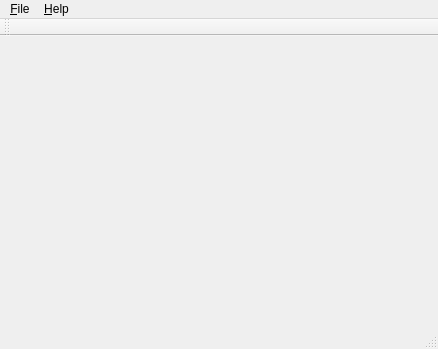
<?xml version="1.0" encoding="UTF-8"?>
<ui version="4.0">
 <class>MainWindow</class>
 <widget class="QMainWindow" name="MainWindow">
  <property name="geometry">
   <rect>
    <x>0</x>
    <y>0</y>
    <width>438</width>
    <height>349</height>
   </rect>
  </property>
  <property name="windowTitle">
   <string>QtMindMap</string>
  </property>
  <widget class="QWidget" name="centralWidget"/>
  <widget class="QMenuBar" name="menuBar">
   <property name="geometry">
    <rect>
     <x>0</x>
     <y>0</y>
     <width>438</width>
     <height>23</height>
    </rect>
   </property>
   <widget class="QMenu" name="menuFile">
    <property name="title">
     <string>&amp;File</string>
    </property>
    <addaction name="actionNew"/>
    <addaction name="actionOpen"/>
    <addaction name="actionSave"/>
    <addaction name="actionSaveAs"/>
    <addaction name="actionClose"/>
    <addaction name="separator"/>
    <addaction name="actionExport"/>
    <addaction name="separator"/>
    <addaction name="actionQuit"/>
   </widget>
   <widget class="QMenu" name="menuHelp">
    <property name="title">
     <string>&amp;Help</string>
    </property>
    <addaction name="actionAbout_QtMindMap"/>
   </widget>
   <addaction name="menuFile"/>
   <addaction name="menuHelp"/>
  </widget>
  <widget class="QToolBar" name="mainToolBar">
   <attribute name="toolBarArea">
    <enum>TopToolBarArea</enum>
   </attribute>
   <attribute name="toolBarBreak">
    <bool>false</bool>
   </attribute>
  </widget>
  <widget class="QStatusBar" name="statusBar"/>
  <action name="actionNew">
   <property name="enabled">
    <bool>true</bool>
   </property>
   <property name="text">
    <string>&amp;New</string>
   </property>
   <property name="shortcut">
    <string notr="true">Ctrl+N</string>
   </property>
  </action>
  <action name="actionOpen">
   <property name="enabled">
    <bool>true</bool>
   </property>
   <property name="text">
    <string>&amp;Open</string>
   </property>
   <property name="shortcut">
    <string notr="true">Ctrl+O</string>
   </property>
  </action>
  <action name="actionSave">
   <property name="enabled">
    <bool>true</bool>
   </property>
   <property name="text">
    <string>&amp;Save</string>
   </property>
   <property name="shortcut">
    <string notr="true">Ctrl+S</string>
   </property>
  </action>
  <action name="actionQuit">
   <property name="text">
    <string>&amp;Quit</string>
   </property>
   <property name="shortcut">
    <string notr="true">Ctrl+Q</string>
   </property>
  </action>
  <action name="actionAbout_QtMindMap">
   <property name="text">
    <string>&amp;About QtMindMap</string>
   </property>
  </action>
  <action name="actionClose">
   <property name="enabled">
    <bool>true</bool>
   </property>
   <property name="text">
    <string>&amp;Close</string>
   </property>
   <property name="shortcut">
    <string notr="true">Ctrl+W</string>
   </property>
  </action>
  <action name="actionExport">
   <property name="text">
    <string>E&amp;xport</string>
   </property>
   <property name="toolTip">
    <string>Export</string>
   </property>
   <property name="shortcut">
    <string notr="true">Ctrl+X</string>
   </property>
  </action>
  <action name="actionSaveAs">
   <property name="text">
    <string>Save&amp;As</string>
   </property>
   <property name="shortcut">
    <string>Ctrl+A</string>
   </property>
  </action>
 </widget>
 <layoutdefault spacing="6" margin="11"/>
 <resources/>
 <connections/>
 <slots>
  <signal>cica()</signal>
  <signal>rdfgdfg()</signal>
 </slots>
</ui>
